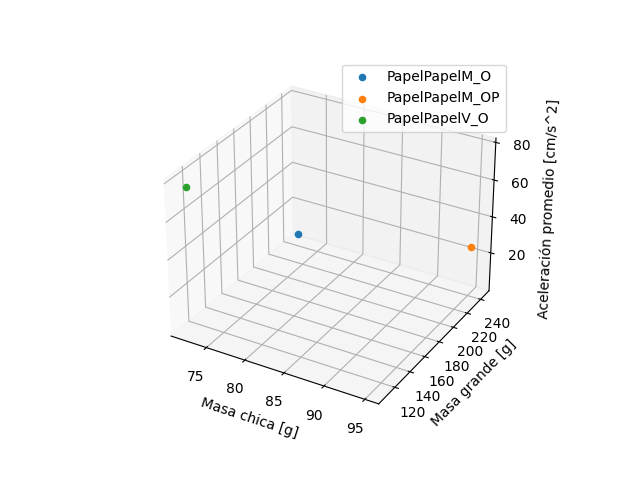

Generate this figure with Python:
import numpy as np
import matplotlib.pyplot as plt

# PapelPapelM_O

acel_prom_PPM_O = 3.91 #± 0.33 m /s^2
m_chiquita_PPM_O = 72
M_grande_PPM_O = 109 + 134

# PapelPapelM_OP

acel_prom_PPM_OP = 24.80 #± 4.80 m /s^2
m_chiquita_PPM_OP = 72 + 23
M_grande_PPM_OP = 109 + 134

# PapelPapelV_O

acel_prom_PPV_O = 76.97 #± 4.80 m /s^2
m_chiquita_PPV_O = 72
M_grande_PPV_O = 109

# graficar el scatter

fig = plt.figure()
ax = fig.add_subplot(111, projection='3d')
ax.scatter(xs=m_chiquita_PPM_O, ys=M_grande_PPM_O, zs=acel_prom_PPM_O, label='PapelPapelM_O')
ax.scatter(xs=m_chiquita_PPM_OP, ys=M_grande_PPM_OP, zs=acel_prom_PPM_OP, label='PapelPapelM_OP')
ax.scatter(xs=m_chiquita_PPV_O, ys=M_grande_PPV_O, zs=acel_prom_PPV_O, label='PapelPapelV_O')
ax.set_xlabel('Masa chica [g]')
ax.set_ylabel('Masa grande [g]')
ax.set_zlabel('Aceleración promedio [cm/s^2]')

plt.legend()
plt.savefig('TP1/scatter_aceleraciones.png')
plt.show()

def get_dinamic_friction(mC, mG, a):
    return (a * (mC + mG) - mC * 9.8 ) / mG * 9.8

print(f"fricción dinámica PapelPapelM_O: {get_dinamic_friction(m_chiquita_PPM_O, M_grande_PPM_O, acel_prom_PPM_O):.2f} N")